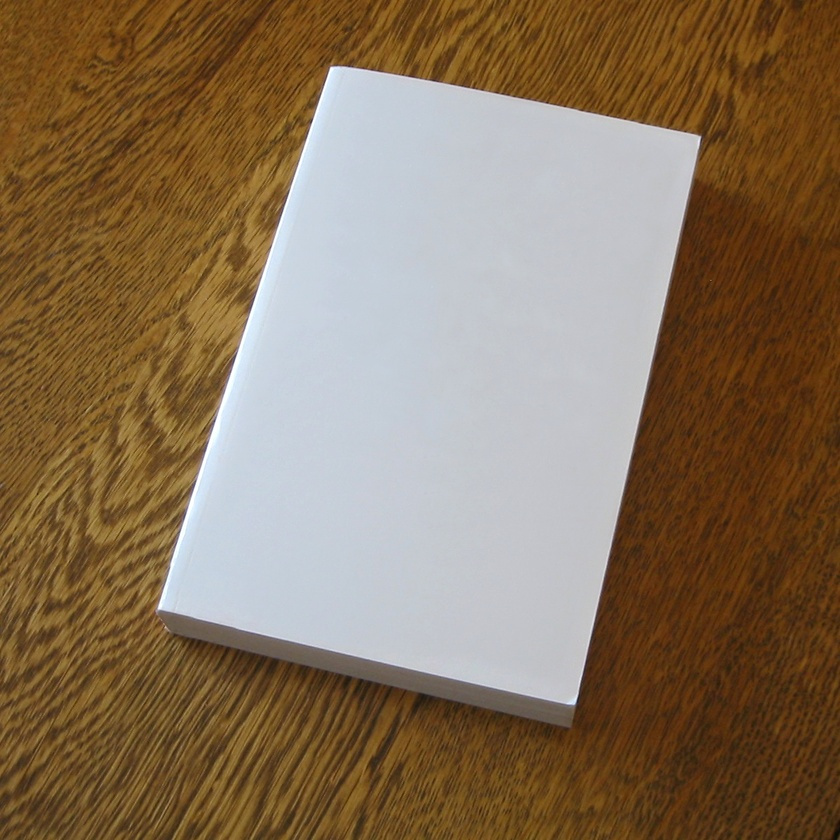
#> input picture data/real/book.jpg, 840 x 840 px, shrunk from 1200 x 1200 before the run
$ python -i edges.py   (imports and definitions only)   (older library calls are emulated)
#> lines starting #> are read from the running program, lines starting #| are printed output that depends on the picture
import cv2
import numpy as np

def sobel_edges(gray: np.ndarray) -> np.ndarray:
    sobel_x = cv2.Sobel(gray, cv2.CV_64F, 1, 0, ksize=3)
    sobel_y = cv2.Sobel(gray, cv2.CV_64F, 0, 1, ksize=3)
    magnitude = np.sqrt(sobel_x**2 + sobel_y**2)
    return cv2.normalize(magnitude, None, 0, 255, cv2.NORM_MINMAX).astype(np.uint8)


def canny_edges(gray: np.ndarray, low: int = 50, high: int = 150) -> np.ndarray:
    return cv2.Canny(gray, low, high)

>>> import cv2
>>> picture = cv2.imread('../data/real/book.jpg', cv2.IMREAD_GRAYSCALE)
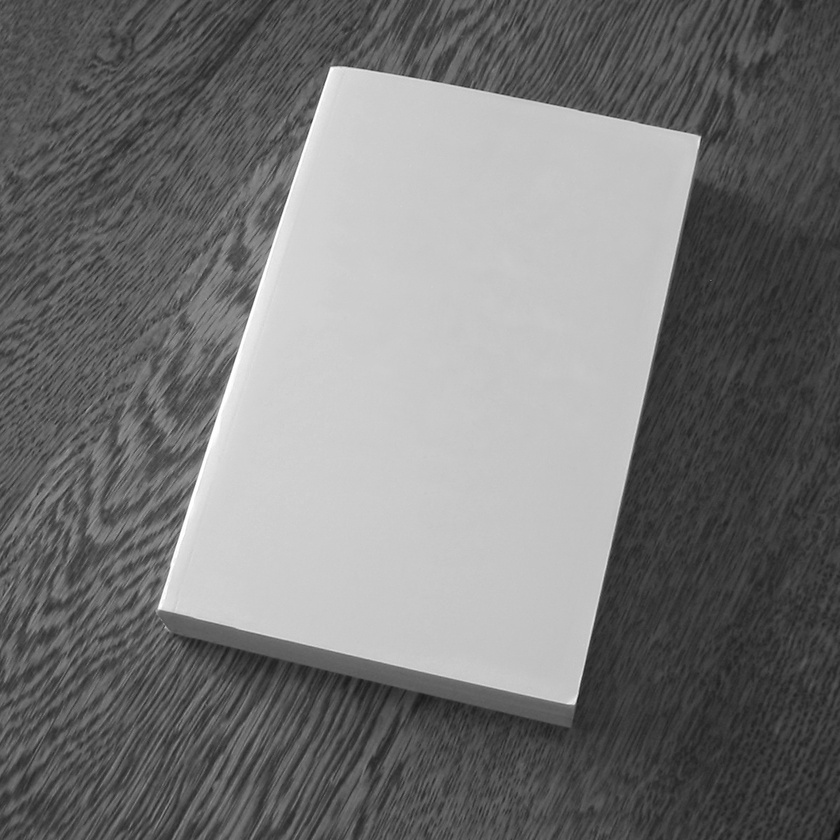
#> picture: shape (840, 840); min 10, max 255, mean 118.1
>>> result = sobel_edges(picture)
#> in sobel_edges, `sobel_x = cv2.Sobel(gray, cv2.CV_64F, 1, 0, ksize=3)`:
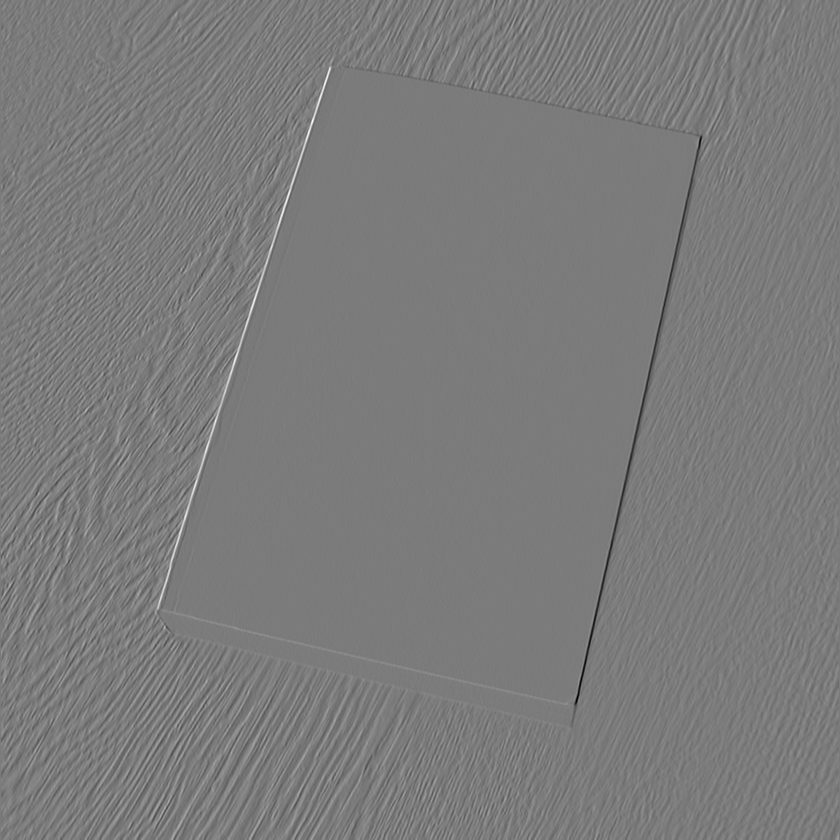
#> sobel_x: shape (840, 840) float64; min -720, max 765, mean -0.2; drawn with min black and max white
#> in sobel_edges, `sobel_y = cv2.Sobel(gray, cv2.CV_64F, 0, 1, ksize=3)`:
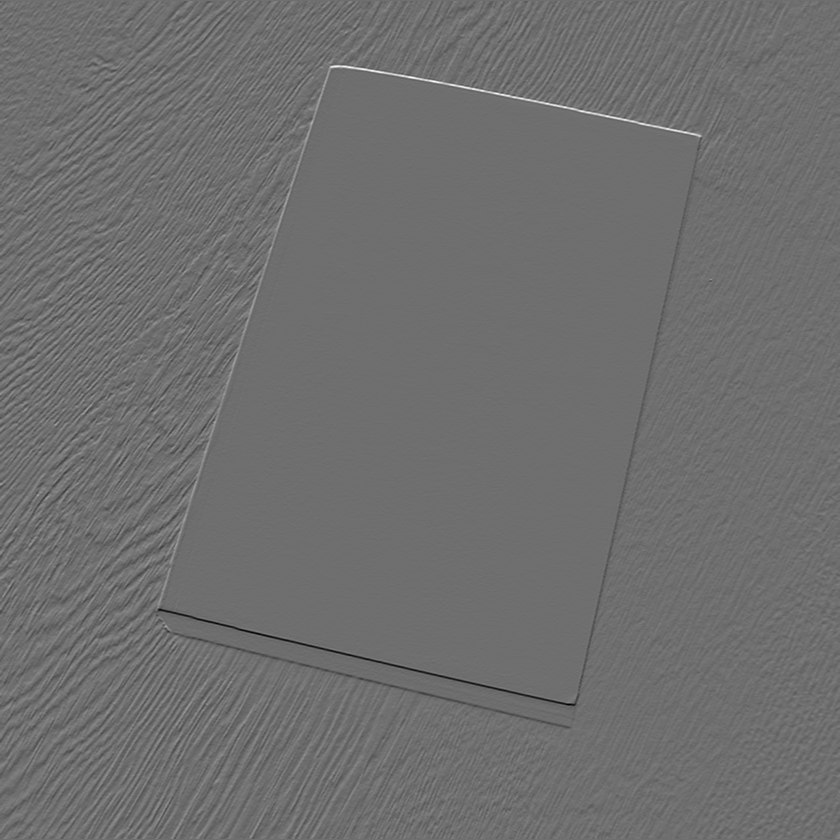
#> sobel_y: shape (840, 840) float64; min -488, max 633, mean 0; drawn with min black and max white
#> in sobel_edges, `magnitude = np.sqrt(sobel_x**2 + sobel_y**2)`:
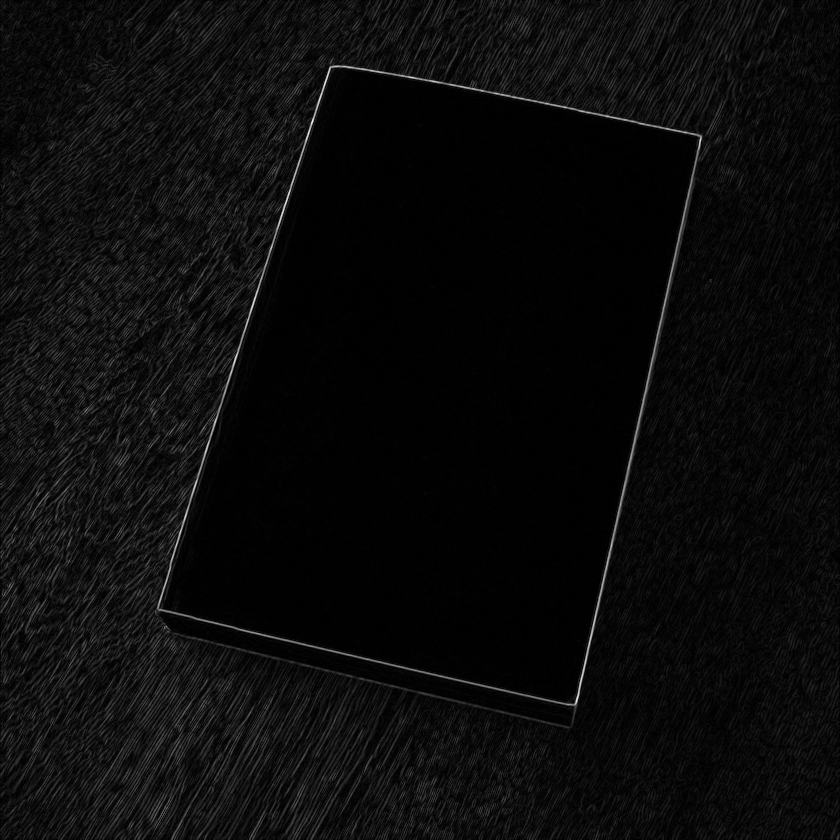
#> magnitude: shape (840, 840) float64; min 0, max 804.5, mean 37.8; drawn with min black and max white
